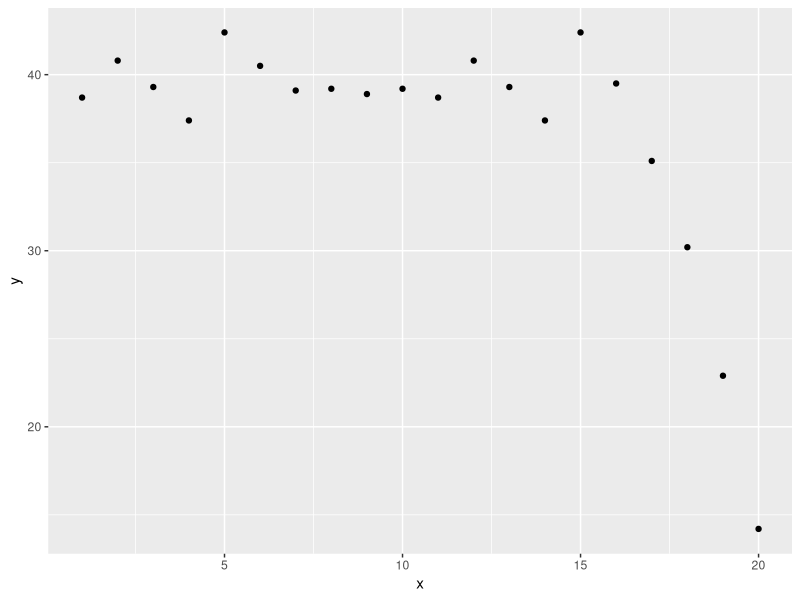
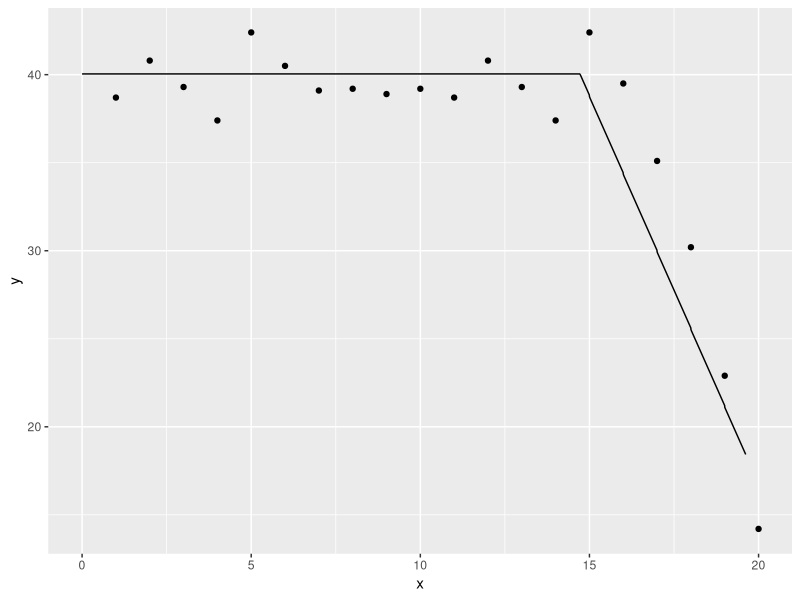
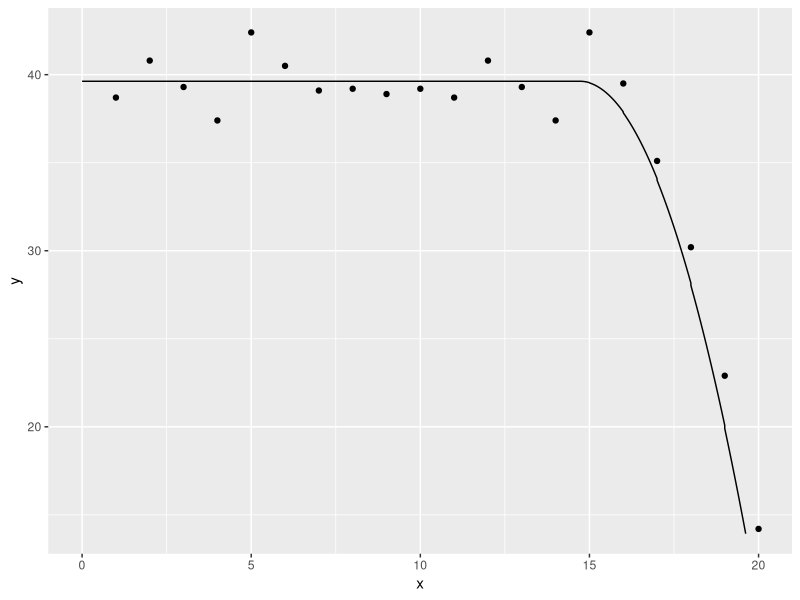
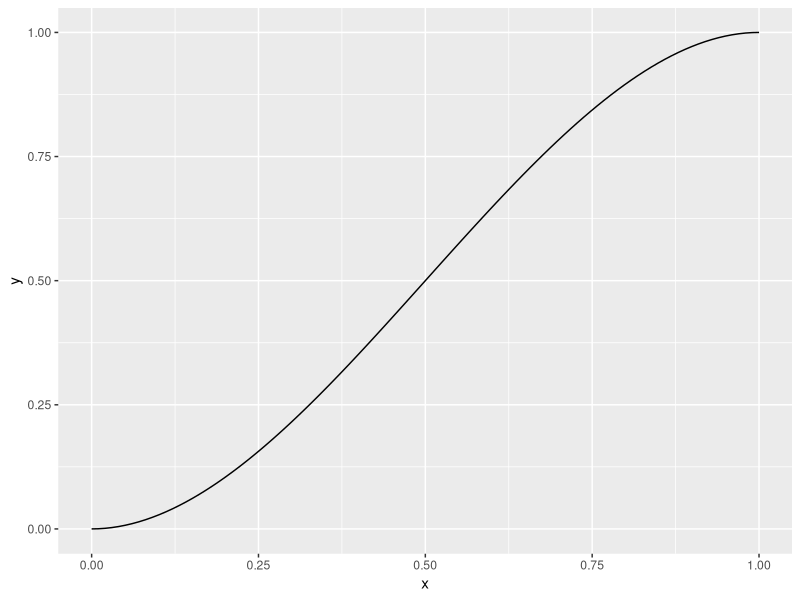
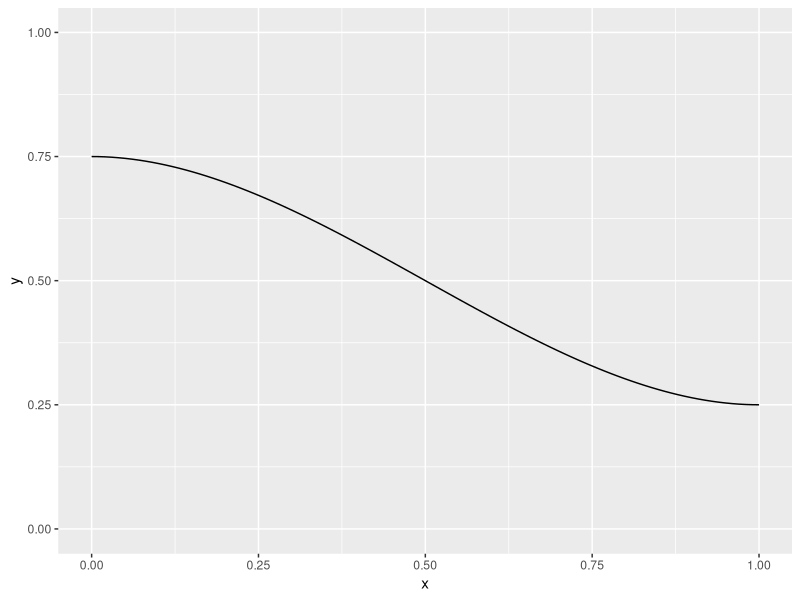
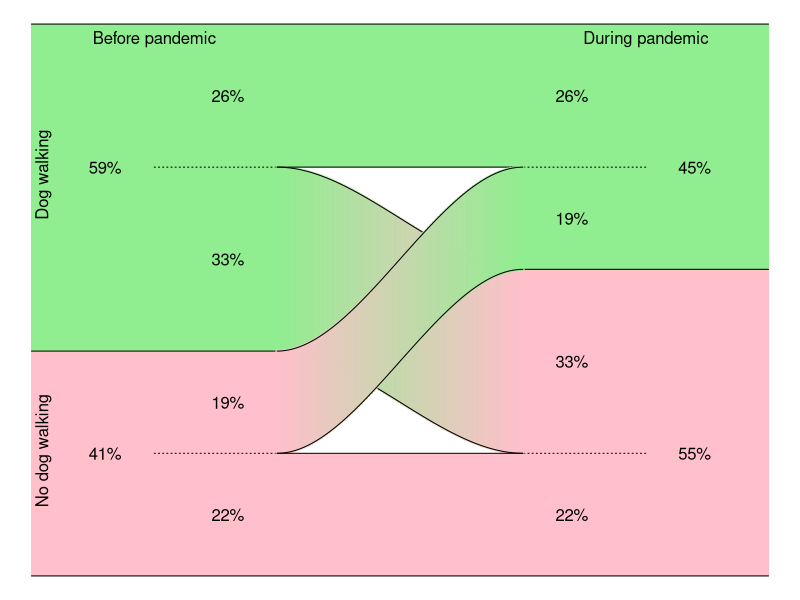

The R script that drew these images, in order:
## ---- chunk 1
suppressMessages(suppressWarnings(library(broom)))
suppressMessages(suppressWarnings(library(dplyr)))
suppressMessages(suppressWarnings(library(magrittr)))
## ---- chunk 2
library(ggplot2)
x <- 1:20
y <- c(rep(40, 15), 40-(1:5)^2)+round(rnorm(10), 1)
simulated_example <- data.frame(x, y)
simulated_example
ggplot(simulated_example, aes(x, y)) +
  geom_point()
## ---- chunk 3
linear_spline_ivs <- data.frame(x0=rep(1, 20), x1=c(rep(0, 15), 1:5))
linear_spline_ivs
## ---- chunk 4
simple_spline_data <- 
  data.frame(
    x1=linear_spline_ivs$x1, 
    x=simulated_example$x,
    y=simulated_example$y)
linear_spline_model <- lm(y~x1, data=simple_spline_data)
tidy(linear_spline_model)
## ---- chunk 5
x_extra <- seq(0, 20, length=1000)
data.frame(
  x=x_extra,
  x1=pmax(0, x_extra-15),
  x1sq=pmax(0, x_extra-15)^2) %>%
  full_join(simulated_example, by="x") -> enhanced_data
## ---- chunk 6
linear_spline_predictions <- augment(linear_spline_model, newdata=enhanced_data)
ggplot(linear_spline_predictions, aes(x, y)) +
  geom_point() +
  geom_line(y=linear_spline_predictions$.fitted)
## ---- chunk 7
simple_spline_data %>%
  mutate(x1sq=x1*x1) -> quadratic_spline_data
quadratic_spline_model <- lm(y~x1sq, data=quadratic_spline_data)
tidy(quadratic_spline_model)
quadratic_spline_predictions <- augment(quadratic_spline_model, newdata=enhanced_data)
ggplot(quadratic_spline_predictions, aes(x, y)) +
  geom_point() +
  geom_line(y=quadratic_spline_predictions$.fitted)
## ---- chunk 8
x <- seq(0, 1, length=100)
y <- 3*x^2-2*x^3
data.frame(x=x, y=y) %>%
  ggplot(aes(x, y)) +
    geom_line()
## ---- chunk 9
x <- seq(0, 1, length=100)
y <- 3*x^2-2*x^3
data.frame(x=x, y=y) %>%
  mutate(y=0.75-0.5*y) %>%
  ggplot(aes(x, y)) +
    geom_line() + 
    expand_limits(y=0:1)
## ---- chunk 10
par(mar=rep(0.1,4))
plot(c(-1,2), c(0, 216), type="n", axes=FALSE, xlab="", ylab="")

polygon(x=c(-1, 0, 0, -1), y=c(   0,   0,  88,  88), col="pink", border=NA)
polygon(x=c( 2, 1, 1,  2), y=c(   0,   0, 120, 120), col="pink", border=NA)
polygon(x=c( 0, 1, 1,  0), y=c(   0,   0,  48,  48), col="pink", border=NA)

polygon(x=c(-1, 0, 0, -1), y=c(216, 216,  88,  88), col="lightgreen", border=NA)
polygon(x=c( 2, 1, 1,  2), y=c(216, 216, 120, 120), col="lightgreen", border=NA)
polygon(x=c( 0, 1, 1,  0), y=c(216, 216, 160, 160), col="lightgreen", border=NA)

segments(-1,   0, 2,   0)
segments(-1, 216, 2, 216)

segments(-1,  88, 0,  88)
segments( 1, 120, 2, 120)

segments(-0.5,  48, 0,  48, lty="dotted")
segments(-0.5, 160, 0, 160, lty="dotted")
segments( 1.5,  48, 1,  48, lty="dotted")
segments( 1.5, 160, 1, 160, lty="dotted")

x <-seq(0,1, length=100)
y <- 3*x^2-2*x^3

for (i in 1:length(x)) {
  segments(x[i], 160-40*y[i], x[i], 88-40*y[i], col=rgb(floor(colorRamp(c("lightgreen", "pink"))(x[i]))/255), lwd=3)
}

lines(x,  88 -  40*y)
lines(x, 160 -  40*y)
lines(x, 160 +   0*y)

for (i in 1:length(x)) {
  segments(x[i], 48+72*y[i], x[i], 88+72*y[i], col=rgb(floor(colorRamp(c("pink", "lightgreen"))(x[i]))/255), lwd=3)
}

lines(x,  48 +   0*y)
lines(x,  48 +  72*y)
lines(x,  88 +  72*y)

text(-0.95, 49, "No dog walking", srt=90)
text(-0.95, 157, "Dog walking", srt=90)
text(-0.5, 210, "Before pandemic")
text( 1.5, 210, "During pandemic")
text(-0.7, 48, "41%")
text(-0.2, 24, "22%")
text(-0.2, 68, "19%")
text( 1.2, 24, "22%")
text( 1.2, 84, "33%")
text( 1.7, 48, "55%")
text(-0.7,160, "59%")
text(-0.2,188, "26%")
text(-0.2,124, "33%")
text( 1.2,188, "26%")
text( 1.2,140, "19%")
text( 1.7,160, "45%")
